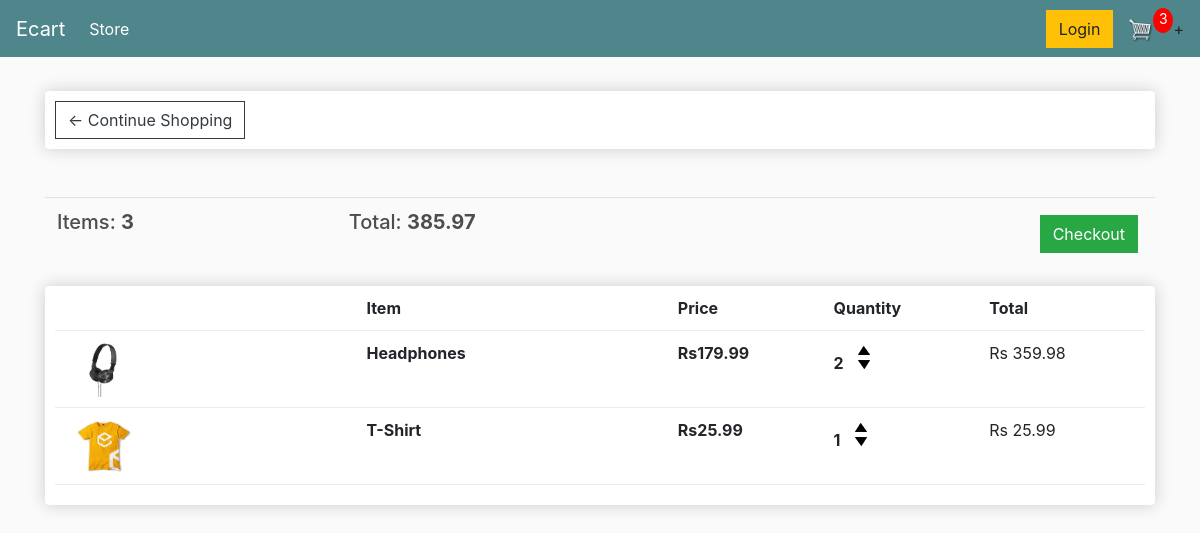
/cart/ (signed in), run on an earlier commit of the app's database.
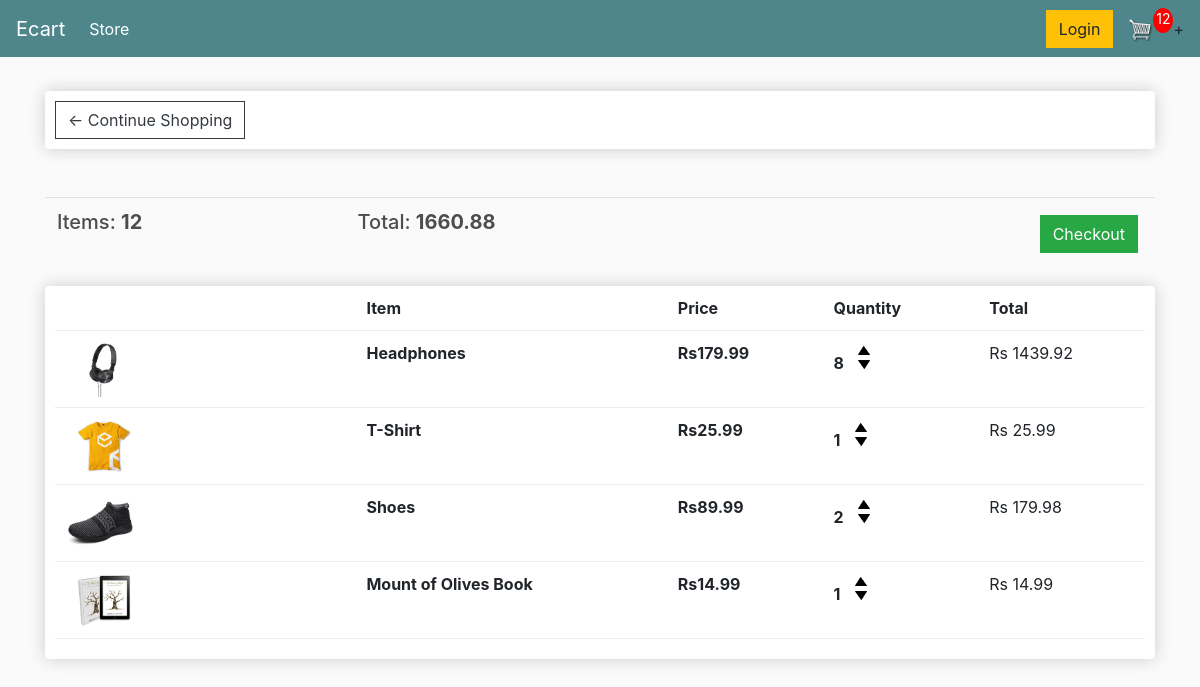
And on a later commit of the database.
### store/models.py (models this page shows, shortened)
class Order(models.Model):
    customer = models.ForeignKey(Customer, on_delete=models.SET_NULL,blank=True,null=True)
    date_ordered = models.DateTimeField(auto_now_add=True)
    complete = models.BooleanField(default=False, null=True, blank=True)
    transaction_id = models.CharField(max_length=200, null=True)
    @property
    def get_cart_total(self):
        orderitems = self.orderitem_set.all()
        total = sum([item.get_total for item in orderitems])
        return total
    @property
    def get_cart_items(self):
        orderitems = self.orderitem_set.all()
        total = sum([item.quantity for item in orderitems])
        return total

class OrderItem(models.Model):
    product = models.ForeignKey(Product, on_delete=models.SET_NULL, blank=True, null=True)
    order = models.ForeignKey(Order, on_delete=models.SET_NULL, blank=True, null=True)
    quantity = models.IntegerField(default=0, null=True, blank=True)
    date_added = models.DateTimeField(auto_now_add=True)
    @property
    def get_total(self):
        total = self.product.price * self.quantity
        return total

class Product(models.Model):
    name = models.CharField(max_length=200, null=True)
    price = models.FloatField()
    digital = models.BooleanField(default=False, null=True, blank=False)
    image = models.ImageField(null=True,blank=True)
    @property
    def imageURL(self):
        try:
            url = self.image.url
        except:
            url = ''
        return url

### store/views.py (the view)
# urls.py: path('cart/',views.cart, name = "cart"),
def cart(request):
    if request.user.is_authenticated:
        customer = request.user.customer
        order, created = Order.objects.get_or_create(customer=customer, complete=False)
        items = order.orderitem_set.all()
        cartItems = order.get_cart_items
    else:
        items = []
        order = {'get_cart_total':0, 'get_cart_items': 0}
        cartItems = order['get_cart_items']
    context ={ 'items' :items,'order': order, 'cartItems':cartItems,'shipping':False }
    return render(request,'store/cart.html',context)

### store/templates/store/cart.html
{% extends 'store/main.html' %} {% load static %} {% block content %}
<div class="row">
    <div class="col-lg-12">
        <div class="box-element">
            <a class="btn btn-outline-dark" href="{% url 'store' %}">&#x2190; Continue Shopping</a>
        </div>
        <br>
        <br>
        <table class="table">
            <tr>
                <th>
                    <h5>Items: <strong>{{order.get_cart_items}}</strong></h5>
                </th>
                <th>
                    <h5>Total: <strong>{{order.get_cart_total|floatformat:2}}</strong></h5>
                </th>
                <th>
                    <a style="float: right; margin:5px;" class="btn btn-success" href=" {% url 'checkout' %} ">Checkout</a>
                </th>
            </tr>
        </table>
        <div class="box-element">
            <div class="cart-row">
                <div style="flex: 2"></div>
                <div style="flex: 2"><strong>Item</strong></div>
                <div style="flex: 1"><strong>Price</strong></div>
                <div style="flex: 1"><strong>Quantity</strong></div>
                <div style="flex: 1"><strong>Total</strong></div>
            </div>
            {% for item in items %}
            <div class="cart-row">
                <div style="flex: 2"><img class="row-image" src="{{item.product.imageURL}}" alt="placeholder"></div>
                <div style="flex: 2"><strong>{{item.product.name}}</strong></div>
                <div style="flex: 1"><strong>Rs{{item.product.price|floatformat:2}}</strong></div>
                <div style="flex: 1">
                    <p class="quantity">{{item.quantity}}</p>
                    <div class="quantity">
                        <img data-product="{{item.product.id}}" data-action="add" class="chg-quantity update-cart" src="{% static 'images/arrow-up.png' %} " alt="up-arrow">
                        <img data-product=" {{item.product.id}} " data-action="remove " class="chg-quantity update-cart " src="{% static 'images/arrow-down.png' %} " alt="down-arrow">
                    </div>
                </div>
                <div style="flex: 1 ">Rs {{item.get_total}}</div>
            </div>
            {% endfor %}
        </div>
    </div>
</div>
{% endblock content %}

What changed in the data, as far as the page shows it:
changed through a linked row, Order: get_cart_items "3" → "12"; get_cart_total "385.97" → "1660.88"
changed OrderItem "Headphones": quantity "2" → "8"; get_total "359.98" → "1439.92"
added OrderItem: product.imageURL (picture), product.name "Shoes", product.price "89.99", quantity "2", get_total "179.98"
added OrderItem: product.imageURL (picture), product.name "Mount of Olives Book", product.price "14.99", quantity "1", get_total "14.99"
Also different on the page:
{{ cartItems }}: "3" → "12"
